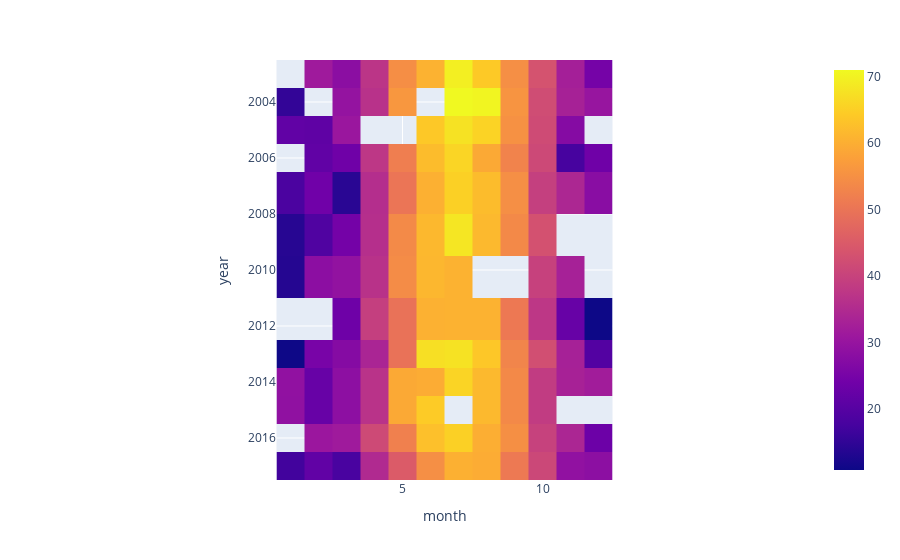

The code cell stored with this chart in its notebook:
### Code cell
px.imshow(data_test_group_pivot)

### Figure 1 — Plotly figure (JSON) as saved in the notebook; plotly's stock layout.template omitted (floating-point values rounded to 4 significant figures; data arrays with more than 128 entries replaced by an {"elided": "..."} marker saying what was removed)
{"data": [{"coloraxis": "coloraxis", "hovertemplate": "month: %{x}<br>year: %{y}<br>color: %{z}<extra></extra>", "name": "0", "type": "heatmap", "x": [1, 2, 3, 4, 5, 6, 7, 8, 9, 10, 11, 12], "xaxis": "x", "y": [2003, 2004, 2005, 2006, 2007, 2009, 2010, 2012, 2013, 2014, 2015, 2016, 2017], "yaxis": "y", "z": {"elided": "13x12 float values"}}], "layout": {"coloraxis": {"colorscale": [[0, "#0d0887"], [0.1111, "#46039f"], [0.2222, "#7201a8"], [0.3333, "#9c179e"], [0.4444, "#bd3786"], [0.5556, "#d8576b"], [0.6667, "#ed7953"], [0.7778, "#fb9f3a"], [0.8889, "#fdca26"], [1, "#f0f921"]]}, "margin": {"t": 60}, "xaxis": {"anchor": "y", "constrain": "domain", "domain": [0, 1], "scaleanchor": "y", "title": {"text": "month"}}, "yaxis": {"anchor": "x", "autorange": "reversed", "constrain": "domain", "domain": [0, 1], "title": {"text": "year"}}}}
